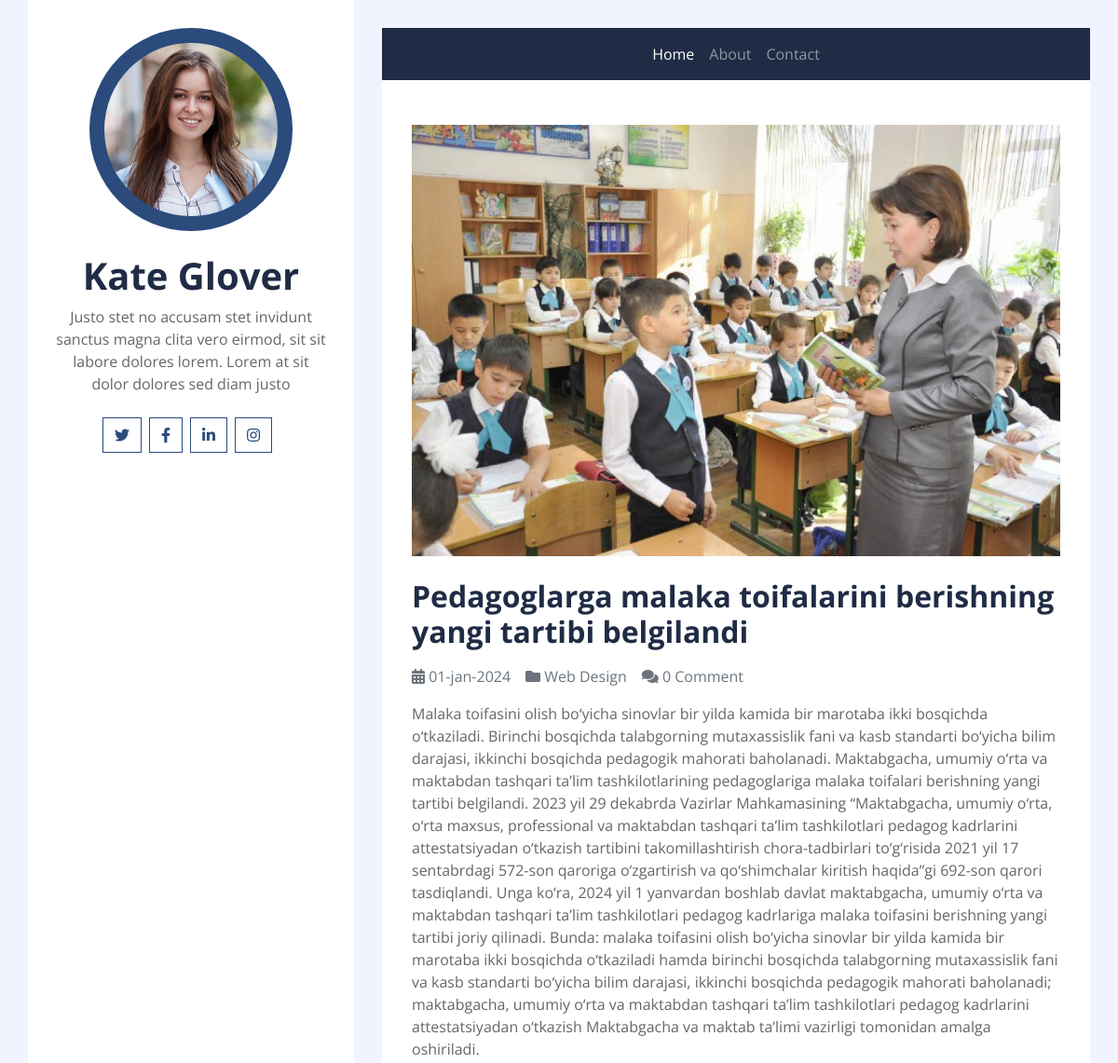
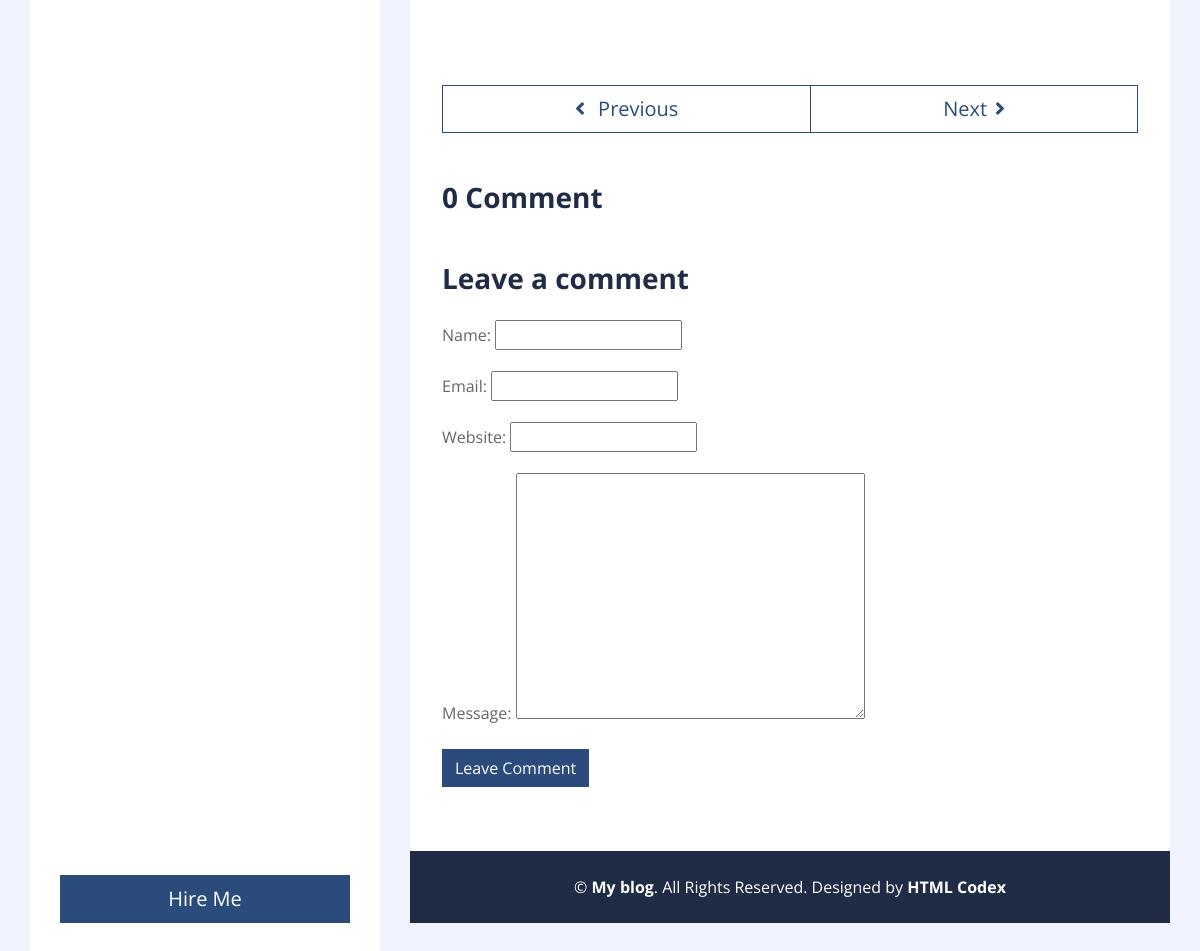
Page /detail/1/ on the committed database (2 pictures, top to bottom).
### post_app/models.py (models this page shows, shortened)
class Post(models.Model):
    title=models.CharField(max_length=200)
    body=models.TextField()
    image=models.FileField(upload_to="post-image")
    tags=models.ManyToManyField('Tag',related_name='tags',blank=True,null=True)
    created=models.DateTimeField(auto_now_add=True)
    class Meta:
        app_label='post_app'
        ordering=['-created']

### post_app/views.py (the view, shortened to what this page needs)
# urls.py: path('detail/<int:pk>/',views.getPost,name='post_detail'),
def getPost(request,pk):
    post=Post.objects.get(pk=pk)
    comments=post.comments.all()
    tags=post.tags.all()
    print(tags)
    comment_form=CommentForm()
    context={
        "post":post,
        "comment_form":comment_form,
        "comments":comments,
        'tags':tags
    }
    return render(request,'postapp/detail.html',context)

### post_app/forms.py (shortened to what this page needs)
class CommentForm(forms.ModelForm):
    class Meta:
        model=Comment
        fields=['name','email','website','message']

### templates/postapp/detail.html (shortened to what this page needs)
{% extends "base.html" %}
{% load static %}
{% block content %}
<div class="container py-5 px-2 bg-white">
    <div class="row px-4">
        <div class="col-12">
            {% if post.image %}
            <img class="img-fluid mb-4" src="{{post.image.url}}" alt="Image">
            {% endif %}
            <h2 class="mb-3 font-weight-bold">{{post.title}}</h2>
            <div class="d-flex">
                <p class="mr-3 text-muted"><i class="fa fa-calendar-alt"></i> {{post.created | date:"d-b-Y"}}</p>
                <p class="mr-3 text-muted"><i class="fa fa-folder"></i> Web Design</p>
                {% if post.comments.count <= 1 %} <p class="mr-3 text-muted"><i class="fa fa-comments"></i>
                    {{post.comments.count}} Comment</p>
                    {% else %}
                    <p class="mr-3 text-muted"><i class="fa fa-comments"></i> {{post.comments.count}} Comments</p>
                    {% endif %}
            </div>
            <p>{{post.body}}</p>
        </div>
        <div class="col-12 py-4">
        </div>
        <div class="col-12 py-4">
            <div class="btn-group btn-group-lg w-100">
                <button type="button" class="btn btn-outline-primary"><i class="fa fa-angle-left mr-2"></i>
                    Previous</button>
                <button type="button" class="btn btn-outline-primary">Next<i
                        class="fa fa-angle-right ml-2"></i></button>
            </div>
        </div>
        <div class="col-12 py-4">
            {% if post.comments.count <= 1 %} <h3 class="mb-4 font-weight-bold">{{post.comments.count}} Comment</h3>
                {% else %}
                <h3 class="mb-4 font-weight-bold">{{post.comments.count}} Comments</h3>
                {% endif %}
        </div>
        <div class="col-12">
            <h3 class="mb-4 font-weight-bold">Leave a comment</h3>
            <form method="post">
                {{comment_form.as_p}}
                <div class="form-group">
                    <input type="submit" value="Leave Comment" class="btn btn-primary">
                </div>
            </form>
        </div>
    </div>
</div>
{% endblock content %}

### rows in the picture
Post: image (picture), title "Pedagoglarga malaka toifalarini berishning yangi tartibi belgilandi", created "01-jan-2024", comments.count "0", body "Malaka toifasini olish bo‘yicha sinovlar bir yilda kamida bir marotaba ikki bosqichda o‘tkaziladi. Birinchi bosqichda talabgorning mutaxassislik fani va kasb standarti bo‘yicha bilim darajasi, ikkinchi bosqichda pedagogik mahorati baholanadi. Maktabgacha, umumiy o‘rta va maktabdan tashqari ta’lim tashkilotlarining pedagoglariga malaka toifalari berishning yangi tartibi belgilandi. 2023 yil 29 dekabrda Vazirlar Mahkamasining “Maktabgacha, umumiy o‘rta, o‘rta maxsus, professional va maktabdan tashqari ta’lim tashkilotlari pedagog kadrlarini attestatsiyadan o‘tkazish tartibini takomillashtirish chora-tadbirlari to‘g‘risida 2021 yil 17 sentabrdagi 572-son qaroriga o‘zgartirish va qo‘shimchalar…"
